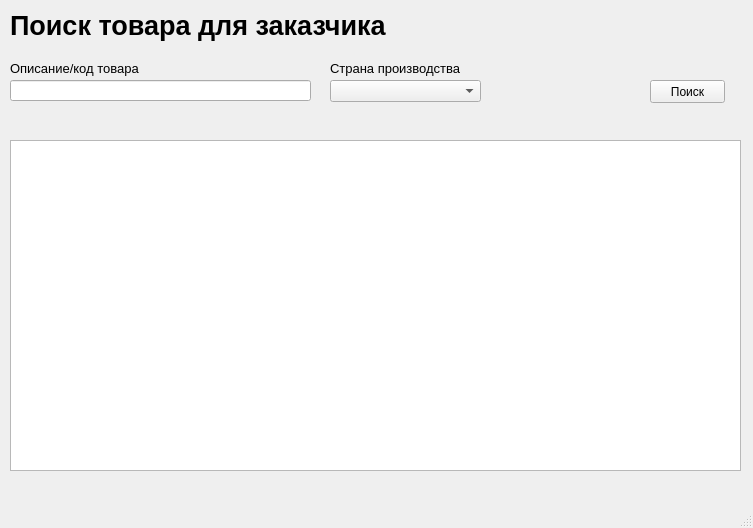
<?xml version="1.0" encoding="UTF-8"?>
<ui version="4.0">
 <class>MainWindow</class>
 <widget class="QMainWindow" name="MainWindow">
  <property name="geometry">
   <rect>
    <x>0</x>
    <y>0</y>
    <width>753</width>
    <height>528</height>
   </rect>
  </property>
  <property name="windowTitle">
   <string>MainWindow</string>
  </property>
  <widget class="QWidget" name="centralwidget">
   <widget class="QLineEdit" name="lineEdit">
    <property name="geometry">
     <rect>
      <x>10</x>
      <y>80</y>
      <width>301</width>
      <height>21</height>
     </rect>
    </property>
   </widget>
   <widget class="QLabel" name="label">
    <property name="geometry">
     <rect>
      <x>10</x>
      <y>60</y>
      <width>211</width>
      <height>16</height>
     </rect>
    </property>
    <property name="font">
     <font>
      <pointsize>10</pointsize>
     </font>
    </property>
    <property name="text">
     <string>Описание/код товара</string>
    </property>
   </widget>
   <widget class="QLabel" name="label_2">
    <property name="geometry">
     <rect>
      <x>10</x>
      <y>10</y>
      <width>411</width>
      <height>31</height>
     </rect>
    </property>
    <property name="font">
     <font>
      <pointsize>20</pointsize>
      <weight>75</weight>
      <bold>true</bold>
     </font>
    </property>
    <property name="text">
     <string>Поиск товара для заказчика</string>
    </property>
   </widget>
   <widget class="QPushButton" name="pushButton">
    <property name="geometry">
     <rect>
      <x>650</x>
      <y>80</y>
      <width>75</width>
      <height>23</height>
     </rect>
    </property>
    <property name="text">
     <string>Поиск</string>
    </property>
   </widget>
   <widget class="QTableView" name="tableView">
    <property name="geometry">
     <rect>
      <x>10</x>
      <y>140</y>
      <width>731</width>
      <height>331</height>
     </rect>
    </property>
   </widget>
   <widget class="QComboBox" name="comboBox">
    <property name="geometry">
     <rect>
      <x>330</x>
      <y>80</y>
      <width>151</width>
      <height>22</height>
     </rect>
    </property>
   </widget>
   <widget class="QLabel" name="label_3">
    <property name="geometry">
     <rect>
      <x>330</x>
      <y>60</y>
      <width>141</width>
      <height>16</height>
     </rect>
    </property>
    <property name="font">
     <font>
      <pointsize>10</pointsize>
     </font>
    </property>
    <property name="text">
     <string>Страна производства</string>
    </property>
   </widget>
  </widget>
  <widget class="QMenuBar" name="menubar">
   <property name="geometry">
    <rect>
     <x>0</x>
     <y>0</y>
     <width>753</width>
     <height>21</height>
    </rect>
   </property>
  </widget>
  <widget class="QStatusBar" name="statusbar"/>
 </widget>
 <resources/>
 <connections/>
</ui>
